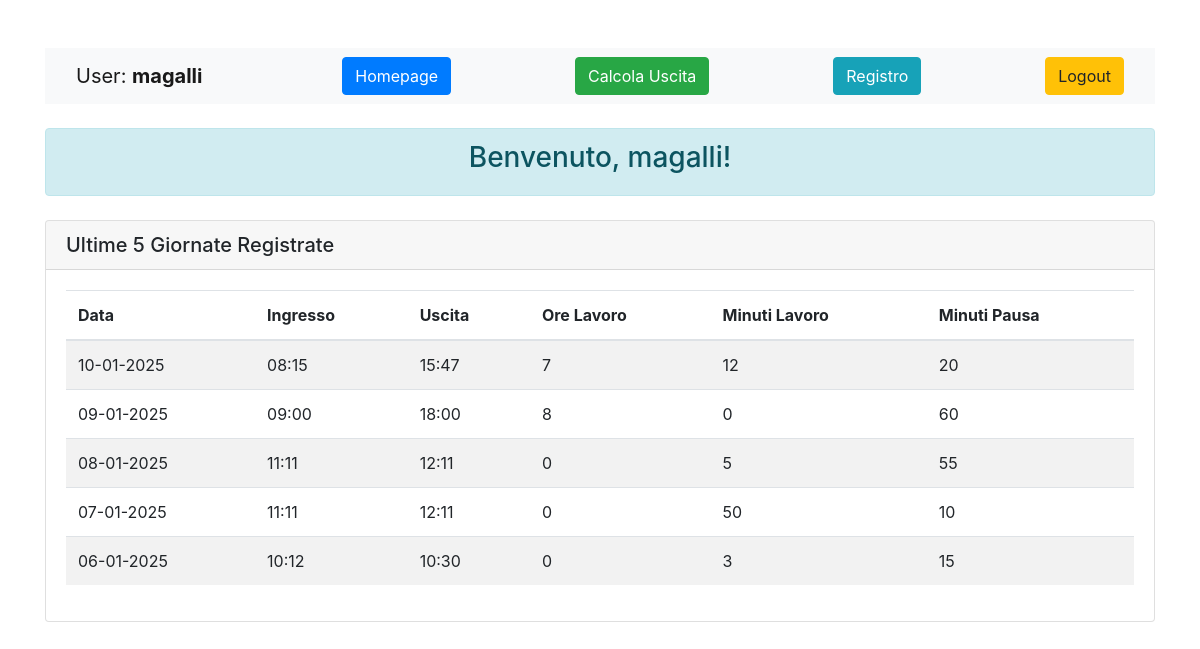
Before: /quandoesco/ (signed in) with the older database file.
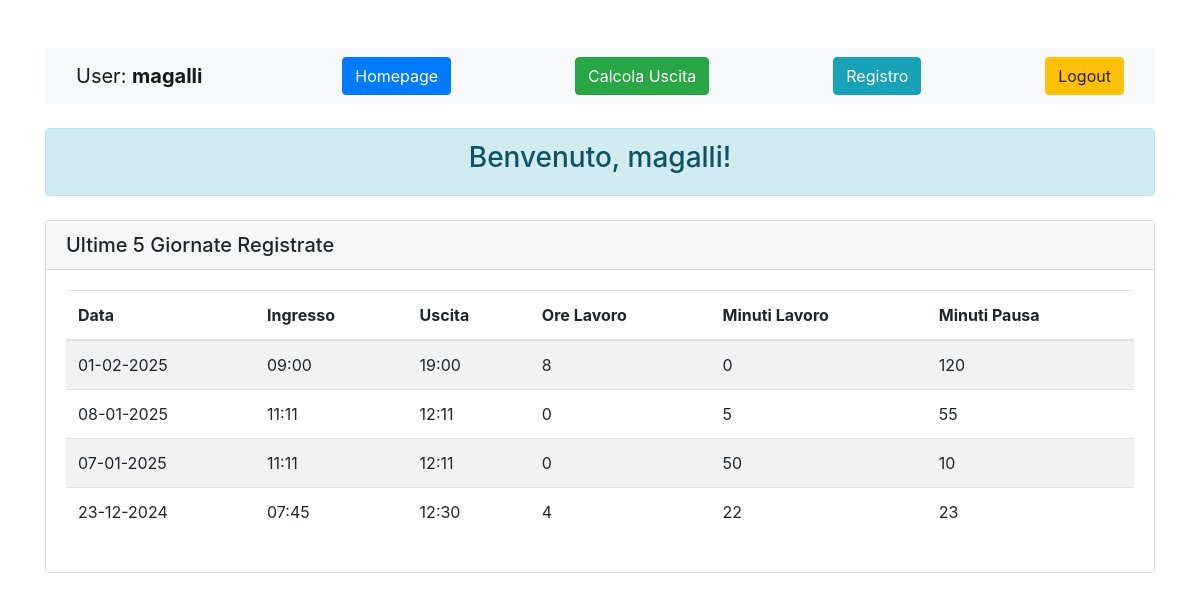
After: the same page with the newer database file.
### MyApp/models.py (models this page shows, shortened)
class Giornata(models.Model):
    user = models.ForeignKey(User, on_delete=models.CASCADE)
    data = models.DateField()
    ingresso = models.TimeField()
    uscita = models.TimeField()
    ore_lavorate = models.IntegerField()
    minuti_lavorati = models.IntegerField()
    minuti_pausa = models.IntegerField()
    class Meta:
        unique_together = ('user', 'data')  # Un utente può avere solo una 'Giornata' per ogni data

### MyApp/views.py (the view)
# urls.py: path('', views.homepage, name='homepage'),
@login_required()
def homepage(request):
    user = request.user
    giornate = Giornata.objects.filter(user=user).order_by('-data')[:5]
    return render(request, 'homepage.html', {
        'user': user,
        'giornate': giornate,
    })

### MyApp/templates/homepage.html (shortened to what this page needs)
<!DOCTYPE html>
<html lang="it">
<head>
    <link href="https://stackpath.bootstrapcdn.com/bootstrap/4.5.2/css/bootstrap.min.css" rel="stylesheet">
</head>
<body>
{% block content %}
    <div class="container mt-5">
        {% include "navbar.html" %}
        <div class="alert alert-info text-center mt-4">
            <h3>Benvenuto, {{ user.username }}!</h3>
        </div>
        <div class="card mt-4">
            <div class="card-header">
                <h5 class="mb-0">Ultime 5 Giornate Registrate</h5>
            </div>
            <div class="card-body">
                <table class="table table-striped">
                    <thead>
                    <tr>
                        <th>Data</th>
                        <th>Ingresso</th>
                        <th>Uscita</th>
                        <th>Ore Lavoro</th>
                        <th>Minuti Lavoro</th>
                        <th>Minuti Pausa</th>
                    </tr>
                    </thead>
                    <tbody>
                    {% for giornata in giornate %}
                        <tr>
                            <td>{{ giornata.data | date:'d-m-Y' }}</td>
                            <td>{{ giornata.ingresso | time:'H:i' }}</td>
                            <td>{{ giornata.uscita | time:'H:i' }}</td>
                            <td>{{ giornata.ore_lavorate }}</td>
                            <td>{{ giornata.minuti_lavorati }}</td>
                            <td>{{ giornata.minuti_pausa }}</td>
                        </tr>
                    {% empty %}
                        <tr>
                            <td colspan="4" class="text-center">Nessuna giornata registrata.</td>
                        </tr>
                    {% endfor %}
                    </tbody>
                </table>
            </div>
        </div>
    </div>
{% endblock %}
</body>
</html>

Changed rows visible on the page:
removed Giornata: data "10-01-2025", ingresso "08:15", uscita "15:47", ore_lavorate "7", minuti_lavorati "12", minuti_pausa "20"
removed Giornata: data "09-01-2025", ingresso "09:00", uscita "18:00", ore_lavorate "8", minuti_lavorati "0", minuti_pausa "60"
removed Giornata: data "06-01-2025", ingresso "10:12", uscita "10:30", ore_lavorate "0", minuti_lavorati "3", minuti_pausa "15"
added Giornata: data "01-02-2025", ingresso "09:00", uscita "19:00", ore_lavorate "8", minuti_lavorati "0", minuti_pausa "120"
added Giornata: data "23-12-2024", ingresso "07:45", uscita "12:30", ore_lavorate "4", minuti_lavorati "22", minuti_pausa "23"
